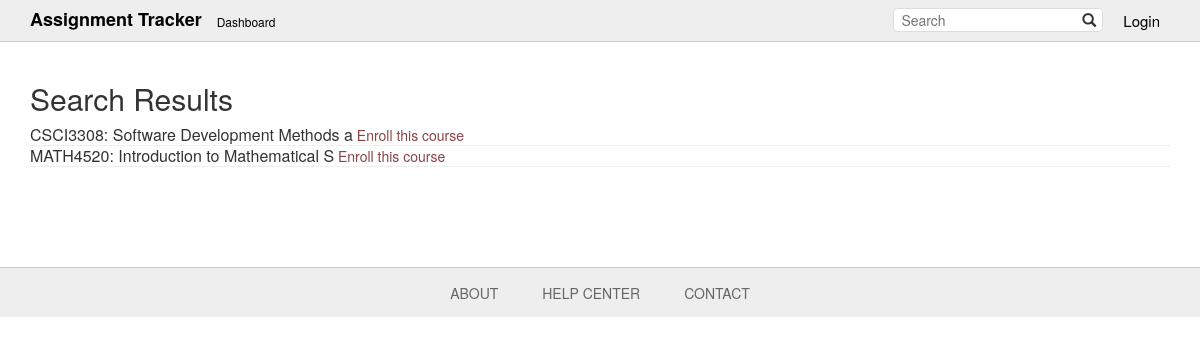
Page /add_course/ on the earlier database version.
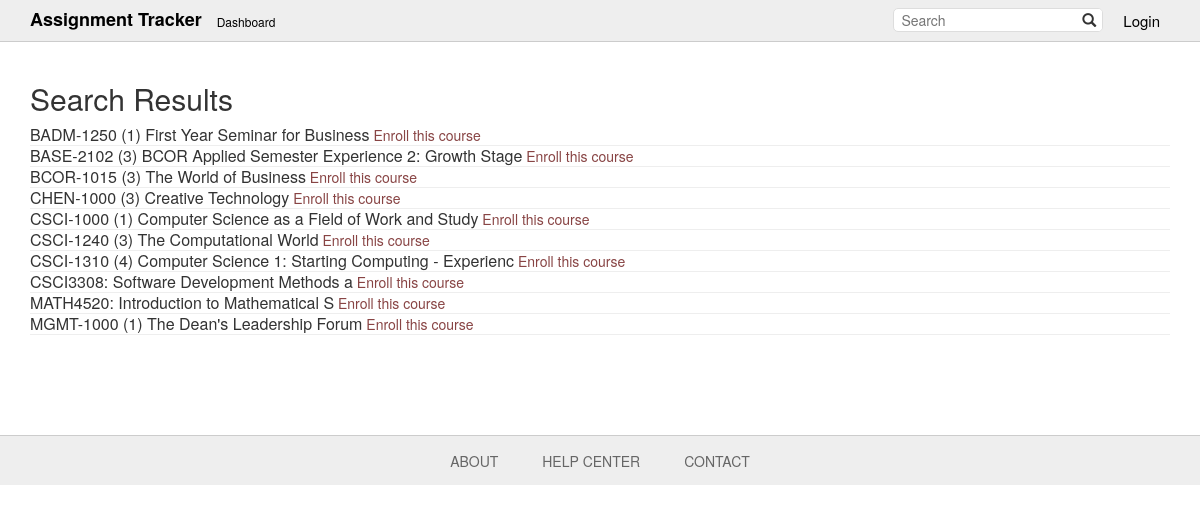
Same page on the later database version.
### tables/models.py (models this page shows, shortened)
class Course(models.Model):
    users = models.ManyToManyField('auth.User')
    course = models.CharField(max_length=128)
    difficulty = models.IntegerField(default=1,
        validators=[MinValueValidator(1), MaxValueValidator(5)])
    url = models.URLField(max_length=512)

### tables/views.py (the view)
# urls.py: url(r'^add_course/$', views.add_course, name='add_course'),
def add_course(request):
	courses = Course.objects.all().order_by('course')
	return render(request, 'tables/search.html', {'courses': courses})

### tables/templates/tables/search.html
{% extends 'tables/base.html' %}
{% block content %}
<h2>Search Results</h2>
{% for course in courses %}
    <div class="search-result clearfix">
        <h3 style="display: inline; font-size: 16px;">{{ course.course }}</h3>
        <a href="{% url 'enroll' course_pk=course.pk %}" style="color: #884444">Enroll this course</a>
        <hr style="margin: 0;"/>
    </div>
{% endfor %}
{% endblock %}

### tables/templates/tables/base.html (shortened to what this page needs)
{% load staticfiles %}
<!DOCTYPE html>
<html>
<head>
  <link rel="stylesheet" href="https://maxcdn.bootstrapcdn.com/bootstrap/3.3.6/css/bootstrap.min.css">
  <link rel="stylesheet" href="{% static 'css/style.css' %}">
</head>
<body>
  <header class="clearfix">
    <div class="container">
      <h1><a href="{% url 'test_main' %}">Assignment Tracker</a></h1>
      <a id="dashboard" href="{% url 'dashboard' %}">Dashboard</a>
      <ul class="topbar nav">
        {% if not user.is_authenticated %}
        <li class="topbar dropdown">
          <a href="{% url 'django.contrib.auth.views.login' %}">Login</a>
        </li>
        {% endif %}
        <li>
          <form action="{% url 'search' %}" method="get">
              <input type="search" name="keyword" placeholder="Search" />
              <button type="submit"><span class="glyphicon glyphicon-search"></span></button>
          </form>
        </li>
      </ul>
    </div>
  </header>
  <div class="container">
    {% block content %}
    {% endblock %}
  </div>
  <footer>
    <a href="{% url 'about' %}">About</a>
    <a href="{% url 'help' %}">Help Center</a>
    <a href="{% url 'contact' %}">Contact</a>
  </footer>
</body>
</html>

### tables/static/css/style.css (style rules this page uses)
a { color: black; text-decoration: none; }
input[type="search"] { border: 0; }
button[type="submit"] { border: 0; background-color: white; }
.dropdown { position: relative; display: inline-block; }
header { background-color: #eeeeee; border-bottom: 1px solid #cccccc; margin-bottom: 20px; }
header h1 { font-size: 18px; float: left; padding: 10px 0 10px 0; margin: 0; font-weight: bold; }
#dashboard { font-size: 12px; float: left; padding: 13px 0 0 15px; }
header ul.nav { height: inherit; float: right; margin: 0; padding: 0; }
header ul.nav li { height: 100%; padding: 0px; margin: 0px; float: right; list-style: none; }
header ul.nav li a { font-size: 15px; height: 100%; padding: 10px; display: inline-block; }
header ul.nav li form { margin-top: 8px; margin-right: 10px; background-color: white; padding-left: 5px; border: 1px solid #dddddd; border-radius: 5px; overflow: hidden; }
footer { width: 100%; height: 50px; background-color: #eeeeee; margin-top: 100px; border-top: 1px solid #cccccc; text-align: center; }
footer a { text-transform: uppercase; display: inline-block; color: #666666; margin-top: 15px; padding: 0 20px 0; }

Differences in the rows shown:
added Course: course "BADM-1250 (1) First Year Seminar for Business"
added Course: course "BASE-2102 (3) BCOR Applied Semester Experience 2: Growth Stage"
added Course: course "BCOR-1015 (3) The World of Business"
added Course: course "CHEN-1000 (3) Creative Technology"
added Course: course "CSCI-1000 (1) Computer Science as a Field of Work and Study"
added Course: course "CSCI-1240 (3) The Computational World"
added Course: course "CSCI-1310 (4) Computer Science 1: Starting Computing - Experienc"
added Course: course "MGMT-1000 (1) The Dean's Leadership Forum"
